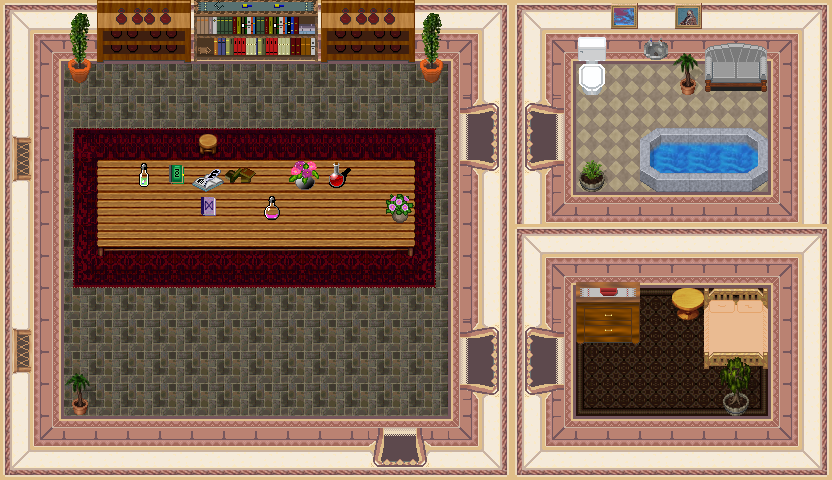

A level layout from a 2D game, rendered from its tile map. Below: a short description, then the map file with tile-grid data replaced by summaries:
An orthogonal 26x15 tile map with 32x32 px tiles, 6 tile layers (0_floor, 1_terrain, 2_object, 3_roof, ...), 1 hidden layer not drawn, 33 tilesets.

<map version="1.2" tiledversion="1.2.2" orientation="orthogonal" renderorder="right-down" width="26" height="15" tilewidth="32" tileheight="32" infinite="0" nextlayerid="8" nextobjectid="1">
 <tileset firstgid="1" name="../../tileset/building/wall/int_wall_pale.png" tilewidth="32" tileheight="32" tilecount="16" columns="2">
  <image source="../../tileset/building/wall/int_wall_pale.png" trans="ff00ff" width="64" height="256" />
 </tileset>
 <tileset firstgid="17" name="../../tileset/building/window/int_windows_purple.png" tilewidth="32" tileheight="32" tilecount="16" columns="4">
  <image source="../../tileset/building/window/int_windows_purple.png" trans="ff00ff" width="128" height="128" />
 </tileset>
 <tileset firstgid="33" name="../../tileset/building/wall/int_wall_purple.png" tilewidth="32" tileheight="32" tilecount="20" columns="2">
  <image source="../../tileset/building/wall/int_wall_purple.png" trans="ff00ff" width="64" height="320" />
 </tileset>
 <tileset firstgid="53" name="../../tileset/furniture/shelve/dark_bottle_shelf.png" tilewidth="32" tileheight="32" tilecount="6" columns="3">
  <image source="../../tileset/furniture/shelve/dark_bottle_shelf.png" trans="ff00ff" width="96" height="64" />
 </tileset>
 <tileset firstgid="59" name="../../tileset/furniture/shelve/dark_bookshelf.png" tilewidth="32" tileheight="32" tilecount="6" columns="3">
  <image source="../../tileset/furniture/shelve/dark_bookshelf.png" trans="ff00ff" width="96" height="64" />
 </tileset>
 <tileset firstgid="65" name="../../tileset/building/entrance/pale_red_ns.png" tilewidth="32" tileheight="32" tilecount="36" columns="9">
  <image source="../../tileset/building/entrance/pale_red_ns.png" trans="ff00ff" width="288" height="128" />
 </tileset>
 <tileset firstgid="101" name="../../tileset/building/entrance/pale_red_ew.png" tilewidth="32" tileheight="32" tilecount="48" columns="8">
  <image source="../../tileset/building/entrance/pale_red_ew.png" trans="ff00ff" width="256" height="192" />
 </tileset>
 <tileset firstgid="149" name="../../tileset/plant/indoor/pot_plant.png" tilewidth="32" tileheight="32" tilecount="3" columns="1">
  <image source="../../tileset/plant/indoor/pot_plant.png" width="32" height="96" />
 </tileset>
 <tileset firstgid="152" name="../../tileset/furniture/table/wooden_rectangular.png" tilewidth="32" tileheight="32" tilecount="9" columns="3">
  <image source="../../tileset/furniture/table/wooden_rectangular.png" trans="ff00ff" width="96" height="96" />
 </tileset>
 <tileset firstgid="161" name="../../tileset/building/decoration/pool.png" tilewidth="32" tileheight="32" tilecount="9" columns="3">
  <image source="../../tileset/building/decoration/pool.png" width="96" height="96" />
 </tileset>
 <tileset firstgid="170" name="../../tileset/furniture/table/wooden_pale.png" tilewidth="32" tileheight="32" tilecount="1" columns="1">
  <image source="../../tileset/furniture/table/wooden_pale.png" width="32" height="32" />
 </tileset>
 <tileset firstgid="171" name="../../tileset/plant/indoor/flower_vase.png" tilewidth="32" tileheight="32" tilecount="3" columns="3">
  <image source="../../tileset/plant/indoor/flower_vase.png" width="96" height="32" />
 </tileset>
 <tileset firstgid="174" name="../../tileset/plant/indoor/flowering_plant.png" tilewidth="32" tileheight="32" tilecount="2" columns="2">
  <image source="../../tileset/plant/indoor/flowering_plant.png" width="64" height="32" />
 </tileset>
 <tileset firstgid="176" name="../../tileset/building/entrance/detail_ew.png" tilewidth="32" tileheight="32" tilecount="6" columns="2">
  <image source="../../tileset/building/entrance/detail_ew.png" trans="ff00ff" width="64" height="96" />
 </tileset>
 <tileset firstgid="182" name="../../tileset/furniture/picture/small.png" tilewidth="32" tileheight="32" tilecount="3" columns="3">
  <image source="../../tileset/furniture/picture/small.png" width="96" height="32" />
 </tileset>
 <tileset firstgid="185" name="../../tileset/logic/collision.png" tilewidth="32" tileheight="32" tilecount="1" columns="1">
  <image source="../../tileset/logic/collision.png" width="32" height="32" />
 </tileset>
 <tileset firstgid="186" name="planted_containers.png" tilewidth="32" tileheight="32" tilecount="16" columns="4">
  <image source="../../tileset/plant/flower/planted_containers.png" width="128" height="128" />
 </tileset>
 <tileset firstgid="202" name="royalblue.png" tilewidth="32" tileheight="32" tilecount="9" columns="3">
  <image source="../../tileset/furniture/carpet/royalblue.png" width="96" height="96" />
 </tileset>
 <tileset firstgid="211" name="toilet.png" tilewidth="32" tileheight="32" tilecount="12" columns="3">
  <image source="../../tileset/furniture/bathroom/toilet.png" width="96" height="128" />
 </tileset>
 <tileset firstgid="223" name="basin.png" tilewidth="32" tileheight="32" tilecount="3" columns="3">
  <image source="../../tileset/furniture/bathroom/basin.png" width="96" height="32" />
 </tileset>
 <tileset firstgid="226" name="sofa_chair_grey.png" tilewidth="32" tileheight="32" tilecount="12" columns="3">
  <image source="../../tileset/furniture/chair/sofa_chair_grey.png" width="96" height="128" />
 </tileset>
 <tileset firstgid="238" name="drawer.png" tilewidth="32" tileheight="32" tilecount="6" columns="2">
  <image source="../../tileset/furniture/other/drawer.png" width="64" height="96" />
 </tileset>
 <tileset firstgid="244" name="double_peach" tilewidth="32" tileheight="32" tilecount="8" columns="2">
  <image source="../../tileset/furniture/bed/double_peach.png" width="64" height="128" />
 </tileset>
 <tileset firstgid="252" name="bricked_paving" tilewidth="32" tileheight="32" tilecount="4" columns="2">
  <image source="../../tileset/ground/bricked_paving.png" width="64" height="64" />
 </tileset>
 <tileset firstgid="256" name="brown_paving" tilewidth="32" tileheight="32" tilecount="2" columns="2">
  <image source="../../tileset/ground/brown_paving.png" width="64" height="32" />
 </tileset>
 <tileset firstgid="258" name="brown_rug" tilewidth="32" tileheight="32" tilecount="12" columns="3">
  <image source="../../tileset/furniture/carpet/brown_rug.png" width="96" height="128" />
 </tileset>
 <tileset firstgid="270" name="black_red" tilewidth="32" tileheight="32" tilecount="9" columns="3">
  <image source="../../tileset/furniture/carpet/black_red.png" width="96" height="96" />
 </tileset>
 <tileset firstgid="279" name="books3" tilewidth="32" tileheight="32" tilecount="2" columns="1">
  <image source="../../tileset/item/documents/books3.png" width="32" height="64" />
 </tileset>
 <tileset firstgid="281" name="books2" tilewidth="32" tileheight="32" tilecount="4" columns="2">
  <image source="../../tileset/item/documents/books2.png" width="64" height="64" />
 </tileset>
 <tileset firstgid="285" name="stool" tilewidth="32" tileheight="32" tilecount="1" columns="1">
  <image source="../../tileset/furniture/chair/stool.png" width="32" height="32" />
 </tileset>
 <tileset firstgid="286" name="flask" tilewidth="32" tileheight="32" tilecount="3" columns="1">
  <image source="../../tileset/item/chemistry/flask.png" width="32" height="96" />
 </tileset>
 <tileset firstgid="289" name="potions" tilewidth="32" tileheight="32" tilecount="9" columns="3">
  <image source="../../tileset/item/chemistry/potions.png" width="96" height="96" />
 </tileset>
 <tileset firstgid="298" name="bottle" tilewidth="32" tileheight="32" tilecount="5" columns="1">
  <image source="../../tileset/item/chemistry/bottle.png" width="32" height="160" />
 </tileset>
 <layer id="1" name="0_floor" width="26" height="15">
  <data>[390 cells, 390 non-empty, 22 distinct tile ids]</data>
 </layer>
 <layer id="2" name="1_terrain" width="26" height="15">
  <data>[390 cells, 269 non-empty, 71 distinct tile ids]</data>
 </layer>
 <layer id="3" name="2_object" width="26" height="15">
  <data>[390 cells, 49 non-empty, 22 distinct tile ids]</data>
 </layer>
 <layer id="4" name="3_roof" width="26" height="15">
  <data>[390 cells, 29 non-empty, 22 distinct tile ids]</data>
 </layer>
 <layer id="5" name="objects" width="26" height="15">
  <data>[390 cells, 0 non-empty, 0 distinct tile ids]</data>
 </layer>
 <layer id="6" name="collision" width="26" height="15" visible="0" opacity="0.35">
  <data>[390 cells, 255 non-empty, 1 distinct tile ids]</data>
 </layer>
 <layer id="7" name="protection" width="26" height="15">
  <data>[390 cells, 0 non-empty, 0 distinct tile ids]</data>
 </layer>
</map>
